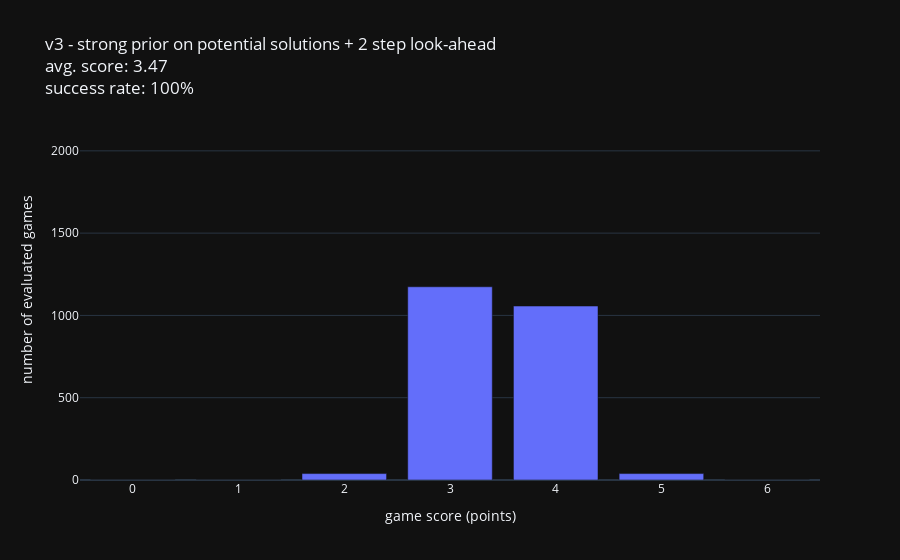

The notebook cell this image was saved under:
### Markdown cell above
## Evaluating v3

### Code cell
config = {
    "player": wd.player.TwoStepPlayer(
        starting_psm=psm_v2, 
        starting_guess="slane", 
        max_first_guesses=20),
    "path_to_eval_words_list": DATA_PATH / "raw/possible_words.txt",
    "path_to_json_output": DATA_PATH / "outputs/eval_results_v3.json",
    "fig_title": "v3 - strong prior on potential solutions + 2 step look-ahead",
    "fig_name": IMG_PATH / "eval_v3.png",
}

results_v3, fig = wd.eval.run_eval_from_config(config)

### Figure 1 — Plotly figure (JSON) as saved in the notebook; plotly's stock layout.template omitted (floating-point values rounded to 4 significant figures)
{"data": [{"alignmentgroup": "True", "hovertemplate": "game score (points)=%{x}<br>number of evaluated games=%{y}<extra></extra>", "legendgroup": "", "marker": {"color": "#636efa", "pattern": {"shape": ""}}, "name": "", "offsetgroup": "", "orientation": "v", "showlegend": false, "textposition": "auto", "type": "bar", "x": [0, 1, 2, 3, 4, 5, 6], "xaxis": "x", "y": [0, 0, 39, 1174, 1057, 39, 0], "yaxis": "y"}], "layout": {"barmode": "relative", "legend": {"tracegroupgap": 0}, "title": {"text": "v3 - strong prior on potential solutions + 2 step look-ahead<br>avg. score: 3.47<br>success rate: 100%"}, "xaxis": {"anchor": "y", "domain": [0, 1], "title": {"text": "game score (points)"}}, "yaxis": {"anchor": "x", "domain": [0, 1], "range": [0, 2309], "title": {"text": "number of evaluated games"}}}}
